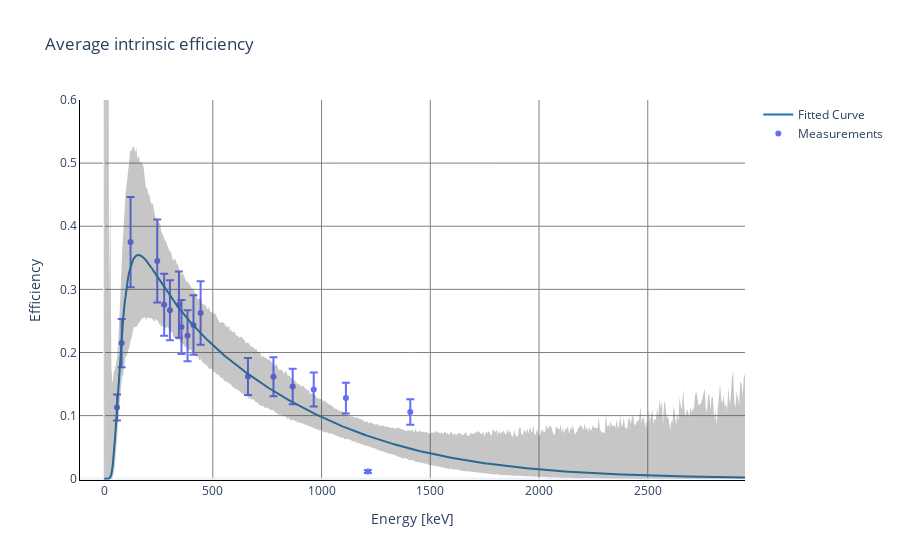

Notebook cell for this chart:
### Markdown cell above
THIS IS NOT THE EFFICIENCY WE SHOULD USE FOR THIS SAMPLE, THIS IS FOR DEMONSTRATION PURPOSES ONLY, REFER TO THE SAMPLE DATA SPREADSHEET FOR WHICH EFFICIENCY CURVE TO USE!!

<sup>As of 7/17/2025 we do not have efficiency curve for any of the samples</sup>

### Code cell
eff_func = am.Efficiency()
eff_func.set_parameters(r"data/average_efficiency.json")
eff_func.plotter_pretty(ylim = 0.6, title = "Average intrinsic efficiency", save = False)

### Figure 1 — Plotly figure (JSON) as saved in the notebook; plotly's stock layout.template omitted (floating-point values rounded to 4 significant figures; data arrays with more than 128 entries replaced by an {"elided": "..."} marker saying what was removed)
{"data": [{"error_y": {"array": [0.07135, 0.06574, 0.05247, 0.04717, 0.05042, 0.03076, 0.0282, 0.02688, 0.02436, 0.0023, 0.02007, 0.03822, 0.04918, 0.04748, 0.0427, 0.04034, 0.02928, 0.02064], "type": "data", "visible": true}, "mode": "markers", "name": "Measurements", "type": "scatter", "x": [121.8, 244.7, 344.3, 411.1, 444.0, 778.9, 867.4, 964.1, 1112.0, 1213.0, 1408.0, 80.9, 276.4, 302.9, 356.0, 383.9, 661.7, 59.54], "y": [0.3749, 0.3448, 0.2758, 0.2437, 0.2625, 0.1616, 0.146, 0.1413, 0.1277, 0.01146, 0.1057, 0.215, 0.2755, 0.2669, 0.2403, 0.2264, 0.1619, 0.1129]}, {"line": {"color": "rgb(31, 119, 180)"}, "mode": "lines", "name": "Fitted Curve", "type": "scatter", "x": {"elided": "540 float values"}, "y": {"elided": "540 float values"}}, {"line": {"width": 0}, "marker": {"color": "#444"}, "mode": "lines", "name": "Upper Bound", "showlegend": false, "type": "scatter", "x": {"elided": "540 float values"}, "y": {"elided": "540 float values"}}, {"fill": "tonexty", "fillcolor": "rgba(68, 68, 68, 0.3)", "line": {"width": 0}, "marker": {"color": "#444"}, "mode": "lines", "name": "Lower Bound", "showlegend": false, "type": "scatter", "x": {"elided": "540 float values"}, "y": {"elided": "540 float values"}}], "layout": {"autosize": true, "hovermode": "x", "plot_bgcolor": "rgba(0, 0, 0, 0)", "title": {"text": "Average intrinsic efficiency"}, "xaxis": {"autorange": true, "gridcolor": "gray", "linecolor": "black", "range": [-115.2, 2947], "tickcolor": "black", "title": {"text": "Energy [keV]"}, "type": "linear"}, "yaxis": {"gridcolor": "gray", "linecolor": "black", "range": [-0.002, 0.6], "showgrid": true, "tickcolor": "black", "title": {"text": "Efficiency"}, "type": "linear"}}}
